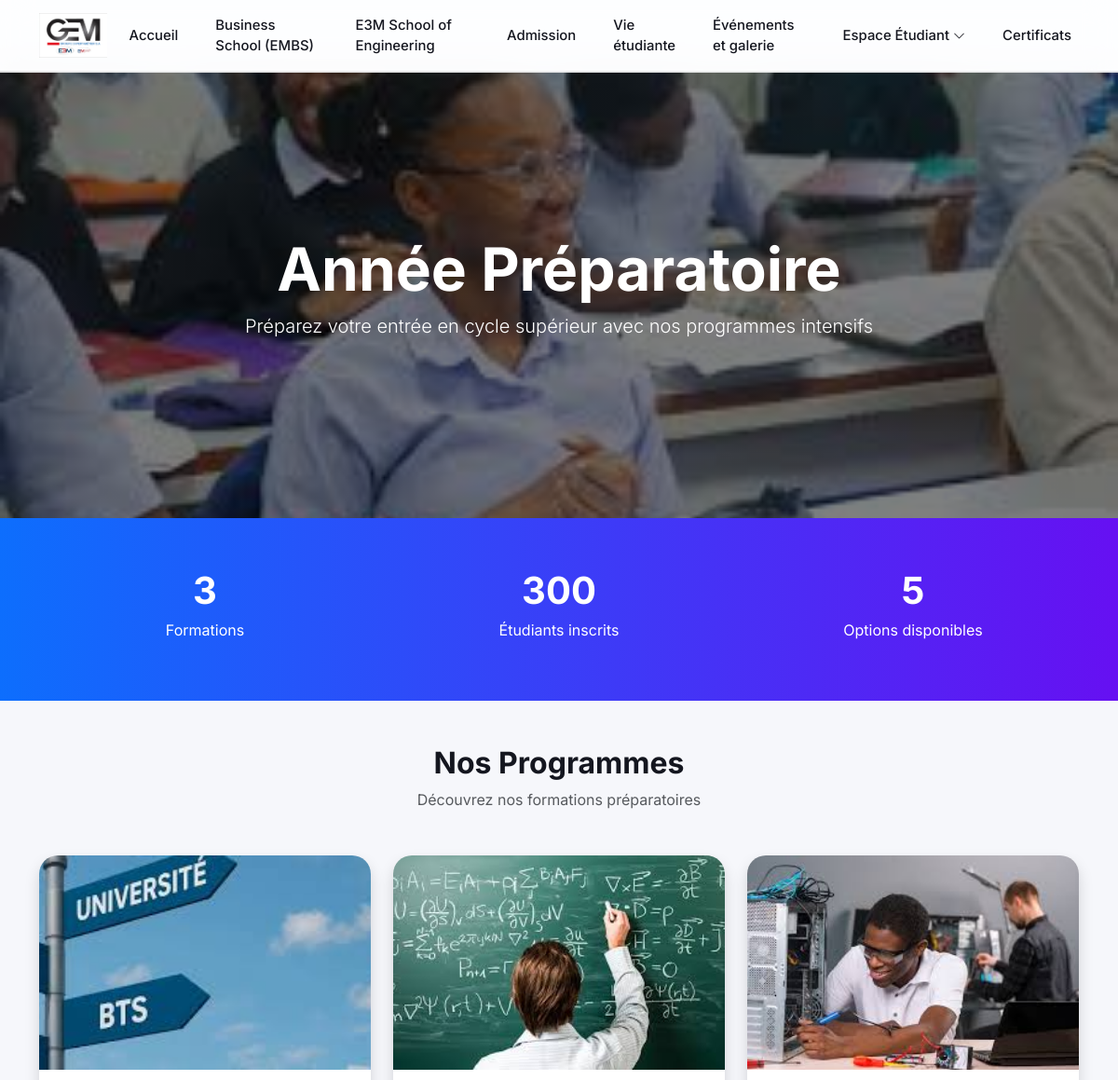
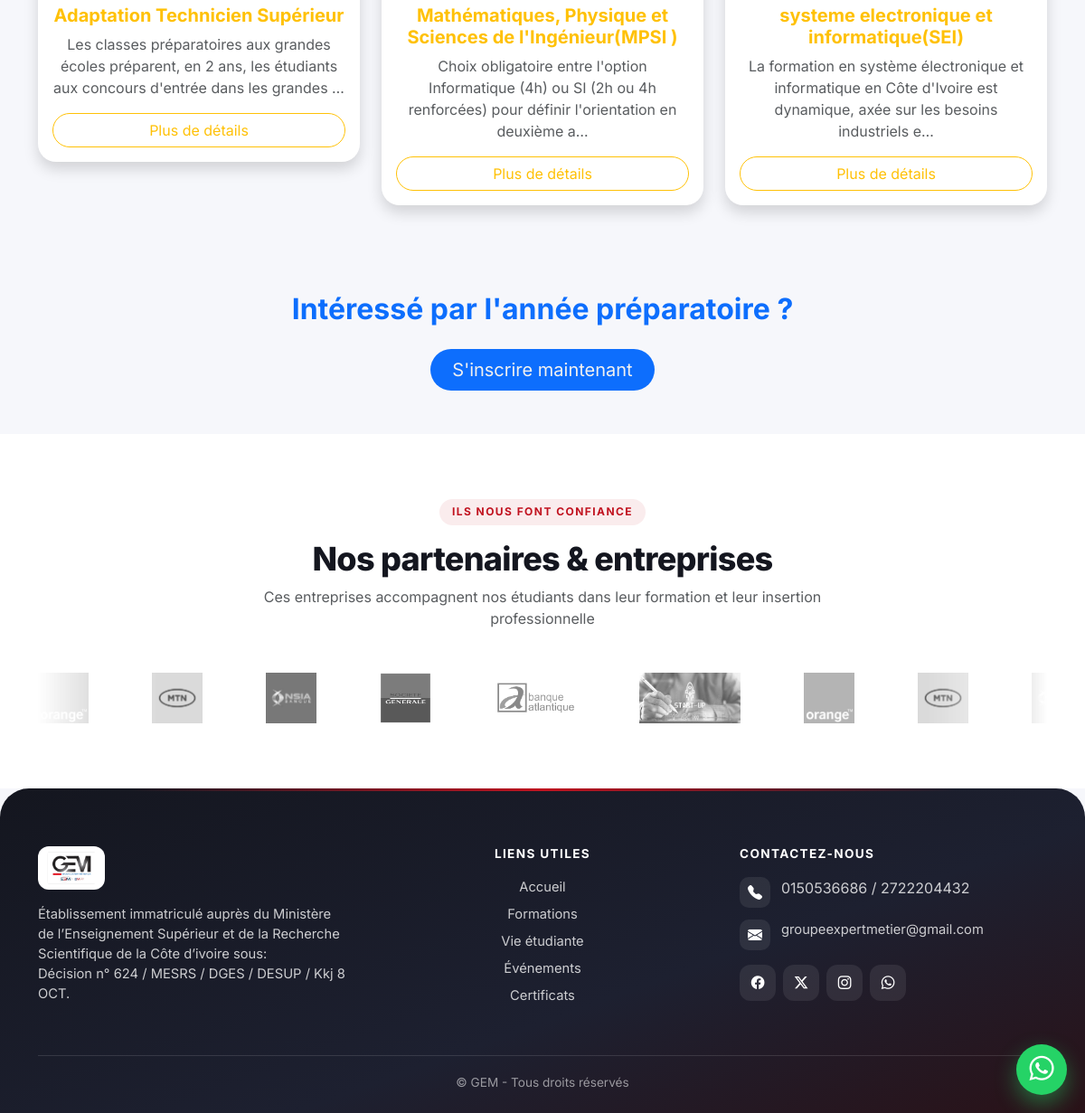
The app's page /annee-prepa/ with its own data (2 pictures, top to bottom).
### myapp/models.py (models this page shows, shortened)
class HomePage(models.Model):
    site_name = models.CharField(max_length=255)
    logo = models.ImageField(upload_to="logos/")
    welcome_titre = models.CharField(max_length=255)
    welcome_message = RichTextField(default="Bienvenue sur notre site")
    action1_message = models.CharField(max_length=255)
    action1_lien = models.CharField(max_length=255)
    action2_message = models.CharField(max_length=255)
    action2_lien = models.CharField(max_length=255)
    contact_message = RichTextField(default="Contactez-nous")
    about_message = RichTextField(default="Bienvenue sur notre site")
    footer_message = RichTextField(default="© 2025 – Tous droits réservés")
    footer_bouton_message = models.CharField(max_length=255, default="En savoir plus")
    class Meta:
        verbose_name = "Page d'accueil"
        verbose_name_plural = "Pages d'accueil"

class Formation(models.Model):
    titre = models.CharField(max_length=200, default="Formation par défaut")
    description = models.TextField()
    details = models.TextField(blank=True, null=True)
    type_filiere = models.CharField(
        max_length=50,
        choices=TYPE_FILIERE_CHOICES,
        default='bts'
    )
    image = models.ImageField(upload_to='formations/', blank=True, null=True)

### myapp/views.py (the view)
# urls.py: path('annee-prepa/', views.prepa, name='formations_prepa'),
def prepa(request):
    preparatoire = Formation.objects.filter(type_filiere='preparatoire')
    return render(request, 'annee_prepa.html', {'preparatoire': preparatoire})

### myapp/context_processors.py (called while the page is built)
def home_data(request):
    return {
        "home_data": HomePage.objects.first()
    }

### myapp/templates/annee_prepa.html (shortened to what this page needs)
{% extends 'base.html' %}
{% load static %}
{% block content %}
<link href="https://unpkg.com/aos@2.3.4/dist/aos.css" rel="stylesheet">
<section class="hero">
  <div>
    <h1 class="display-3 fw-bold" data-aos="fade-up">Année Préparatoire</h1>
    <p class="lead" data-aos="fade-up" data-aos-delay="200">Préparez votre entrée en cycle supérieur avec nos programmes
      intensifs</p>
  </div>
</section>
<section class="stats text-center py-5">
  <div class="container">
    <div class="row">
      <div class="col-md-4">
        <div class="stat-number" id="countFiliere">{{ preparatoire|length }}</div>
        <p>Formations</p>
      </div>
      <div class="col-md-4">
        <div class="stat-number" id="countStudents">300</div>
        <p>Étudiants inscrits</p>
      </div>
      <div class="col-md-4">
        <div class="stat-number" id="countOptions">5</div>
        <p>Options disponibles</p>
      </div>
    </div>
  </div>
</section>
<section class="container py-5">
  <div class="text-center mb-5">
    <h2 class="fw-bold">Nos Programmes</h2>
    <p class="text-muted">Découvrez nos formations préparatoires</p>
  </div>
  <div class="row g-4">
    {% for formation in preparatoire %}
    <div class="col-md-4" data-aos="zoom-in">
      <div class="card formation-card shadow">
        {% if formation.image %}
        <img src="{{ formation.image.url }}" alt="{{ formation.titre }}">
        {% else %}
        <img src="{% static 'images/formation.jpg' %}" alt="{{ formation.titre }}">
        {% endif %}
        <div class="card-body text-center d-flex flex-column">
          <h5 class="fw-bold text-warning">{{ formation.titre }}</h5>
          <p class="text-muted">{{ formation.description|truncatechars:120 }}</p>
          <button class="btn btn-outline-warning rounded-pill mt-auto" data-bs-toggle="modal"
            data-bs-target="#modal{{ forloop.counter }}">Plus de détails</button>
        </div>
      </div>
    </div>
    {% endfor %}
  </div>
</section>
<section class="cta-section text-center py-5">
  <h2 class="fw-bold" style="color: #0d6efd;">Intéressé par l'année préparatoire ?</h2>
  <a href="{% url 'preinscription' %}" class="btn btn-lg rounded-pill mt-3 px-4"
    style="background-color: #0d6efd; color:#f0f0f0; border:none;">S'inscrire maintenant</a>
</section>
{% endblock %}

### myapp/templates/base.html (shortened to what this page needs)
{% load static %}
<!DOCTYPE html>
<html lang="fr">
<head>
    <link href="https://cdn.jsdelivr.net/npm/bootstrap@5.3.3/dist/css/bootstrap.min.css" rel="stylesheet">
    <link rel="stylesheet" href="https://cdn.jsdelivr.net/npm/bootstrap-icons@1.11.3/font/bootstrap-icons.css">
    <link rel="stylesheet" href="https://cdnjs.cloudflare.com/ajax/libs/font-awesome/6.5.2/css/all.min.css">
    <link rel="stylesheet" href="https://cdn.jsdelivr.net/npm/aos@2.3.4/dist/aos.css">
    <link rel="stylesheet" href="https://cdn.jsdelivr.net/npm/swiper@11/swiper-bundle.min.css" />
    <link href="https://cdnjs.cloudflare.com/ajax/libs/lightbox2/2.11.4/css/lightbox.min.css" rel="stylesheet">
</head>
<body>
    <nav class="navbar navbar-expand-lg fixed-top">
        <div class="container">
            <a class="navbar-brand" href="/">
                {% if home_data.logo %}
                <img src="{{ home_data.logo.url }}" alt="{{ home_data.site_name }}">
                {% else %}
                {{ home_data.site_name }}
                {% endif %}
            </a>
            <div class="collapse navbar-collapse justify-content-end" id="mainNavbar">
                <ul class="navbar-nav align-items-lg-center gap-lg-4">
                    <li class="nav-item">
                        <a class="nav-link {% if request.resolver_match.url_name == 'home' %}active fw-bold{% endif %}"
                            href="{% url 'home' %}">Accueil</a>
                    </li>
                    <li class="nav-item">
                        <a class="nav-link {% if request.resolver_match.url_name == 'formations' %}active fw-bold{% endif %}"
                            href="{% url 'formations' %}">Business School (EMBS)</a>
                    </li>
                    <li class="nav-item">
                        <a class="nav-link {% if request.resolver_match.url_name == 'e3m_school' %}active fw-bold{% endif %}"
                            href="{% url 'e3m_school' %}">E3M School of Engineering</a>
                    </li>
                    <li class="nav-item">
                        <a class="nav-link {% if request.resolver_match.url_name == 'admission' %}active fw-bold{% endif %}"
                            href="{% url 'admission' %}">Admission</a>
                    </li>
                    <li class="nav-item">
                        <a class="nav-link {% if request.resolver_match.url_name == 'vie_associative' %}active fw-bold{% endif %}"
                            href="{% url 'vie_associative' %}">Vie étudiante</a>
                    </li>
                    <li class="nav-item">
                        <a class="nav-link {% if request.resolver_match.url_name == 'evenements' %}active fw-bold{% endif %}"
                            href="{% url 'evenements' %}">Événements et galerie</a>
                    </li>
                    <li class="nav-item dropdown">
                        <a class="nav-link dropdown-toggle {% if request.resolver_match.url_name == 'inscription' or request.resolver_match.url_name == 'preinscription' %}active fw-bold{% endif %}"
                            href="#" id="etudiantsDropdown" role="button" data-bs-toggle="dropdown"
                            aria-expanded="false">
                            Espace Étudiant <i class="bi bi-chevron-down small"></i>
                        </a>
                    </li>
                    <li class="nav-item">
                        <a class="nav-link {% if request.resolver_match.url_name == 'certificats' %}active fw-bold{% endif %}"
                            href="{% url 'certificats' %}">Certificats</a>
                    </li>
                </ul>
            </div>
        </div>
    </nav>
    {% block content %}
    {% endblock %}
    <section class="partners-section">
        <div class="container">
            <div class="text-center mb-5">
                <span class="gem-eyebrow">Ils nous font confiance</span>
                <h2>Nos partenaires &amp; entreprises</h2>
                <p class="text-muted mx-auto" style="max-width:640px;">
                    Ces entreprises accompagnent nos étudiants dans leur formation et leur insertion professionnelle
                </p>
            </div>
            <div class="logo-slider">
                <div class="logo-track">
                    <img src="{% static 'images/partners/p1o.png' %}" alt="Partenaire">
                    <img src="{% static 'images/partners/p2mt.png' %}" alt="Partenaire">
                    <img src="{% static 'images/partners/p3nsia.png' %}" alt="Partenaire">
                    <img src="{% static 'images/partners/p4sgbci.png' %}" alt="Partenaire">
                    <img src="{% static 'images/partners/p5antl.png' %}" alt="Partenaire">
                    <img src="{% static 'images/partners/p6star.jpg' %}" alt="Partenaire">
                    <img src="{% static 'images/partners/p1o.png' %}" alt="" aria-hidden="true">
                    <img src="{% static 'images/partners/p2mt.png' %}" alt="" aria-hidden="true">
                    <img src="{% static 'images/partners/p3nsia.png' %}" alt="" aria-hidden="true">
                </div>
            </div>
        </div>
    </section>
    <footer class="footer">
        <div class="container">
            <div class="row g-5">
                <div class="col-lg-4 text-center text-lg-start">
                    {% if home_data.logo %}
                    <img src="{{ home_data.logo.url }}" alt="Logo" height="48" class="mb-3"
                        style="background:#fff;border-radius:12px;padding:6px 10px;">
                    {% endif %}
                    <p class="mb-0">{{ home_data.footer_message|safe }}</p>
                </div>
                <div class="col-sm-6 col-lg-4 text-center text-sm-start text-lg-center">
                    <h6>Liens utiles</h6>
                    <ul class="list-unstyled footer-links mb-0">
                        <li class="mb-2"><a href="{% url 'home' %}">Accueil</a></li>
                        <li class="mb-2"><a href="{% url 'formations' %}">Formations</a></li>
                        <li class="mb-2"><a href="{% url 'vie_associative' %}">Vie étudiante</a></li>
                        <li class="mb-2"><a href="{% url 'evenements' %}">Événements</a></li>
                        <li class="mb-2"><a href="{% url 'certificats' %}">Certificats</a></li>
                    </ul>
                </div>
                <div class="col-sm-6 col-lg-4">
                    <h6>Contactez-nous</h6>
                    <div class="contact-item">
                        <i class="bi bi-telephone-fill"></i>
                        <span>0150536686 / 2722204432</span>
                    </div>
                    <div class="contact-item">
                        <i class="bi bi-envelope-fill"></i>
                        <a href="mailto:groupeexpertmetier@gmail.com">groupeexpertmetier@gmail.com</a>
                    </div>
                    <div class="social d-flex gap-2 mt-3">
                        <a href="https://www.facebook.com/share/p/14YeWXSMCHP/" target="_blank" rel="noopener"
                            aria-label="Facebook"><i class="bi bi-facebook"></i></a>
                        <a href="#" aria-label="X"><i class="bi bi-twitter-x"></i></a>
                        <a href="#" aria-label="Instagram"><i class="bi bi-instagram"></i></a>
                        <a href="https://wa.me/2250150536686" target="_blank" rel="noopener" class="wa"
                            aria-label="WhatsApp"><i class="bi bi-whatsapp"></i></a>
                    </div>
                </div>
            </div>
            <hr>
            <div class="text-center copyright">
                &copy; {{ home_data.site_name }} - Tous droits réservés
            </div>
        </div>
    </footer>
    <a href="https://wa.me/2250150536686" target="_blank" rel="noopener" class="wa-float" aria-label="WhatsApp">
        <i class="bi bi-whatsapp"></i>
    </a>
</body>
</html>

### myapp/templates/base.html (style rules this page uses)
:root { --gem-primary: #c1121f; --gem-primary-dark: #8b0d16; --gem-accent: #4b5cb8; --gem-ink: #14161f; --gem-muted: #6b7280; --gem-bg: #f6f7fb; --nav-h: 76px; }
html { scroll-behavior: smooth; }
body { background-color: var(--gem-bg); font-family: 'Inter', system-ui, -apple-system, 'Segoe UI', sans-serif; color: var(--gem-ink); padding-top: var(--nav-h); -webkit-font-smoothing: antialiased; }
.navbar { min-height: var(--nav-h); background: rgba(255, 255, 255, .82); backdrop-filter: blur(16px) saturate(160%); -webkit-backdrop-filter: blur(16px) saturate(160%); border-bottom: 1px solid rgba(20, 22, 31, .06); transition: box-shadow .3s ease, background .3s ease; padding: .5rem 0; }
.navbar-brand img { height: 48px; width: auto; transition: transform .3s ease; }
.navbar-brand { font-weight: 800; color: var(--gem-ink); }
.navbar-nav .nav-link { position: relative; font-weight: 500; font-size: .93rem; color: var(--gem-ink); padding: .5rem .2rem; transition: color .25s ease; }
.navbar-nav .nav-link::after { content: ""; position: absolute; left: 0; bottom: 0; width: 100%; height: 2px; border-radius: 2px; background: var(--gem-primary); transform: scaleX(0); transform-origin: left; transition: transform .3s ease; }
.navbar-nav .dropdown-toggle::after { display: none; }
.partners-section { background: #fff; overflow: hidden; padding: 4.5rem 0; }
.gem-eyebrow { display: inline-block; font-size: .75rem; font-weight: 700; letter-spacing: .12em; text-transform: uppercase; color: var(--gem-primary); background: rgba(193, 18, 31, .08); padding: .35rem .9rem; border-radius: 999px; margin-bottom: 1rem; }
.partners-section h2 { font-weight: 800; letter-spacing: -.02em; font-size: clamp(1.7rem, 3vw, 2.3rem); }
.logo-slider { overflow: hidden; position: relative; -webkit-mask-image: linear-gradient(90deg, transparent, #000 12%, #000 88%, transparent); mask-image: linear-gradient(90deg, transparent, #000 12%, #000 88%, transparent); }
.logo-track { display: flex; align-items: center; gap: 70px; width: max-content; animation: scrollLogos 30s linear infinite; }
.logo-track img { height: 56px; width: auto; opacity: .65; filter: grayscale(100%); transition: all .3s ease; }
.footer { position: relative; background: linear-gradient(160deg, #14161f 0%, #1d2030 60%, #2a1218 100%); color: rgba(255, 255, 255, .78); padding: 4rem 0 1.5rem; border-top-left-radius: 32px; border-top-right-radius: 32px; }
.footer::before { content: ""; position: absolute; top: 0; left: 12%; right: 12%; height: 3px; border-radius: 3px; background: linear-gradient(90deg, transparent, var(--gem-primary), transparent); }
.footer h6 { color: #fff; font-weight: 700; font-size: .85rem; letter-spacing: .1em; text-transform: uppercase; margin-bottom: 1.1rem; }
.footer p, .footer li, .footer a { font-size: .92rem; }
.footer a { color: rgba(255, 255, 255, .78); text-decoration: none; transition: color .2s ease, padding-left .2s ease; }
.footer .contact-item { display: flex; align-items: flex-start; gap: .75rem; margin-bottom: .8rem; }
.footer .contact-item i { width: 34px; height: 34px; flex: 0 0 34px; display: flex; align-items: center; justify-content: center; border-radius: 10px; background: rgba(255, 255, 255, .08); color: #fff; }
.footer .social a { width: 40px; height: 40px; display: inline-flex; align-items: center; justify-content: center; border-radius: 12px; background: rgba(255, 255, 255, .08); color: #fff; transition: transform .25s ease, background .25s ease; }
.footer hr { border-color: rgba(255, 255, 255, .12); margin: 2.5rem 0 1.2rem; opacity: 1; }
.footer .copyright { font-size: .85rem; color: rgba(255, 255, 255, .55); }
.wa-float { position: fixed; right: 20px; bottom: 20px; z-index: 1040; width: 56px; height: 56px; border-radius: 50%; display: flex; align-items: center; justify-content: center; background: #25D366; color: #fff; font-size: 1.7rem; box-shadow: 0 10px 25px rgba(37, 211, 102, .45); transition: transform .25s ease; }

### records on screen
HomePage: logo (picture), footer_message "Établissement immatriculé auprès du Ministère de l’Enseignement Supérieur et de la Recherche Scientifique de la Côte d’ivoire sous: Décision n° 624 / MESRS / DGES / DESUP / Kkj 8 OCT.", site_name "GEM"
Formation: image (picture), titre "Adaptation Technicien Supérieur", description "Les classes préparatoires aux grandes écoles préparent, en 2 ans, les étudiants aux concours d'entrée dans les grandes …"
Formation: image (picture), titre "Mathématiques, Physique et Sciences de l'Ingénieur(MPSI )", description "Choix obligatoire entre l'option Informatique (4h) ou SI (2h ou 4h renforcées) pour définir l'orientation en deuxième a…"
Formation: image (picture), titre "systeme electronique et informatique(SEI)", description "La formation en système électronique et informatique en Côte d'Ivoire est dynamique, axée sur les besoins industriels e…"

### other values on screen
{{ preparatoire|length }} "3"
